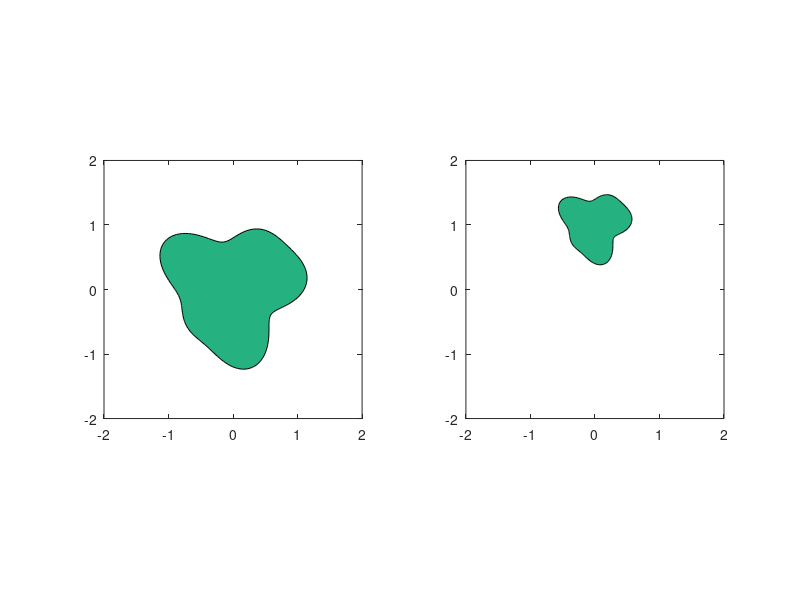

Write MATLAB code to recreate this figure.
theta = linspace(0,2*pi,200);

r_base = 1;
r_distort = 0.2*sin(3*theta) + 0.1*cos(5*theta);

r = r_base + r_distort;

x = r .* cos(theta);
y = r .* sin(theta);

figure
fill(x,y,[0.15 0.7 0.5])
axis equal

subplot(1,2,1)
fill(x,y,[0.15 0.7 0.5])
axis equal
xlim([-2 2])
ylim([-2 2])

x = r .* cos(theta)/2;
y = r .* sin(theta)/2+1;

subplot(1,2,2)
fill(x,y,[0.15 0.7 0.5])
axis equal

xlim([-2 2])
ylim([-2 2])
